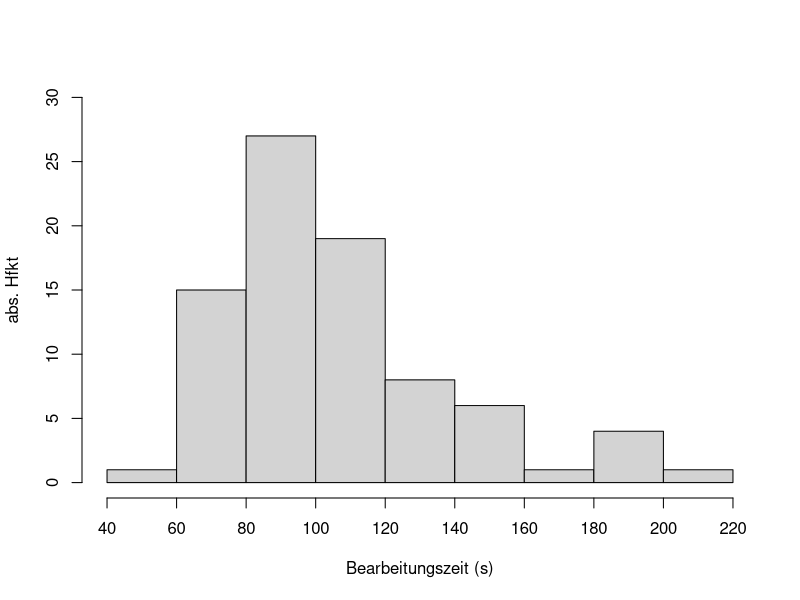
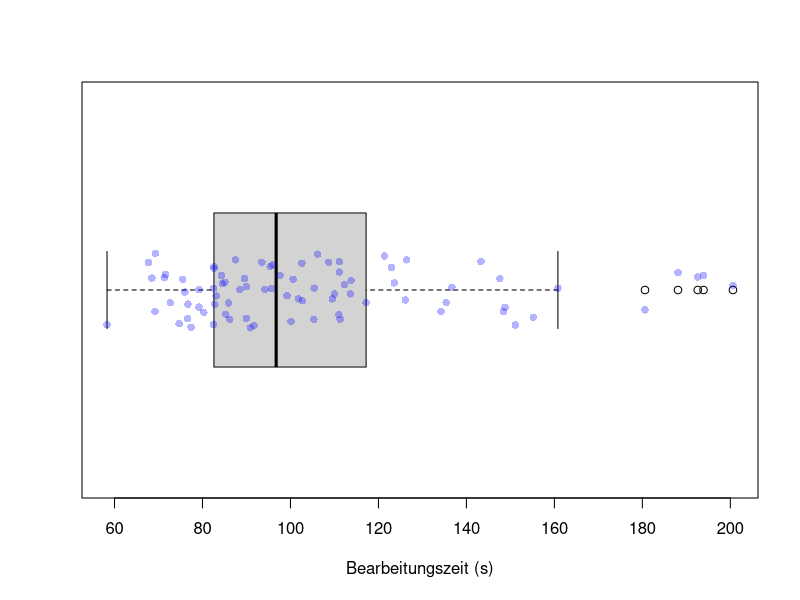
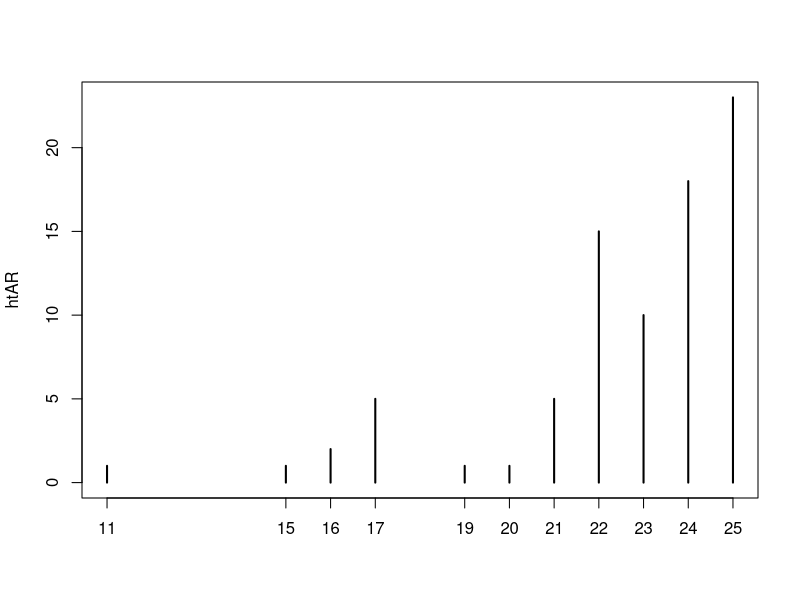
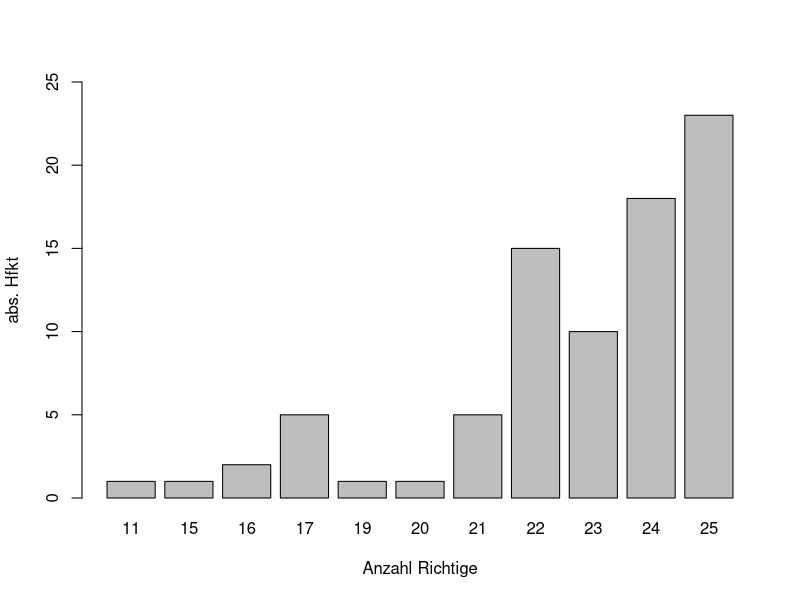
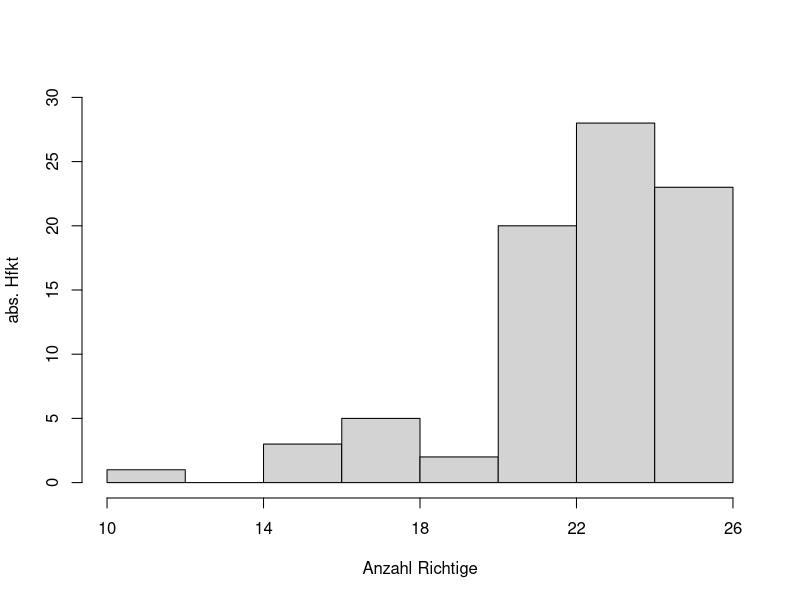
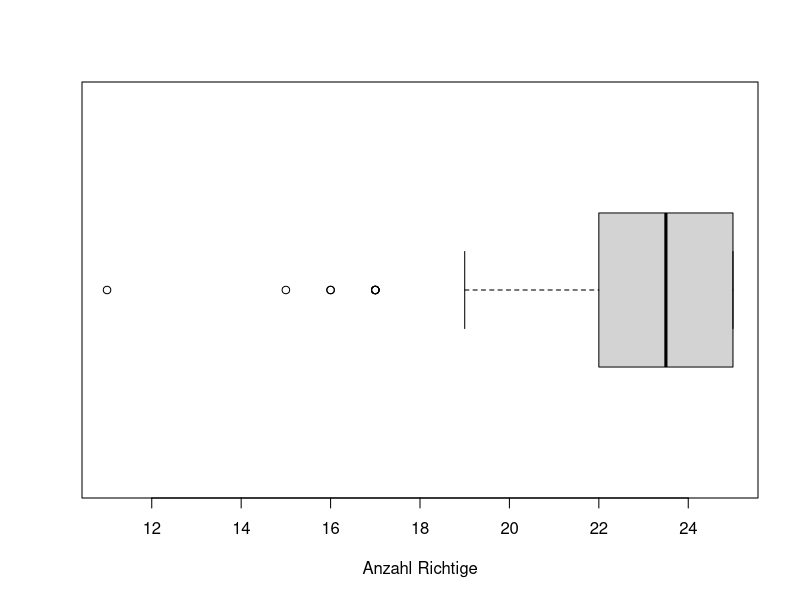
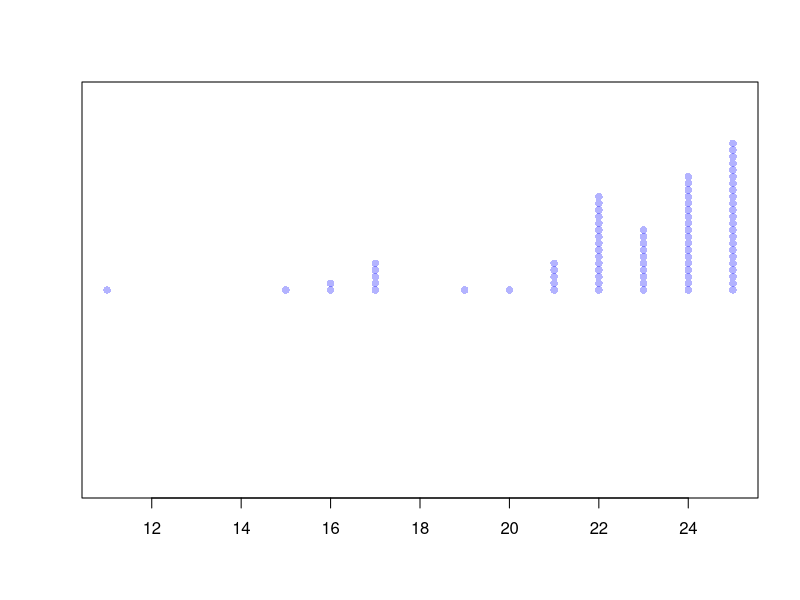
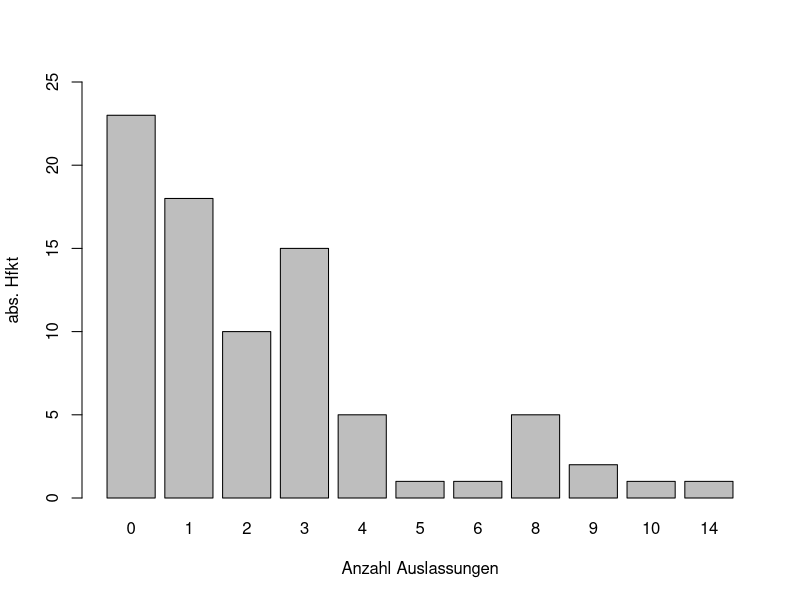

These figures' R source, in order: (Note: this script raises an error after producing the figures.)
##### Fallstudien 1 - Projekt 2
##### Autor: Jorrit Kuehne
#####

library(scales)

setwd("C:/Users/jorri/Documents/GitHub/fallstudien/Projekt 2")

data = read.table("Konzentrationsdaten.txt", header = T)

{
dataG1 = data[data$gruppe == 1, ]
dataG2 = data[data$gruppe == 2, ]
dataG1D1 = dataG1[dataG1$durchgang == 1, ]
dataG1D2 = dataG1[dataG1$durchgang == 2, ]
dataG2D1 = dataG2[dataG2$durchgang == 1, ]
dataG2D2 = dataG2[dataG2$durchgang == 2, ]
dataD1 = data[data$durchgang == 1, ]
dataD2 = data[data$durchgang == 2, ]
dataD1GU = dataD1[dataD1$test_typ == "gu", ]
dataD1UG = dataD1[dataD1$test_typ == "ug", ]
}

n = length(data$id) / 2
n

################## DESKRIPTION ALLER VARIABLEN (UNIVARIAT) #####################

    # gruppe
table(data$gruppe)

    # durchgang (irrelevant -> fuer Jede id liegen 2 Durchgaenge vor)
table(data$durchgang)

    # test_typ (irrelevant -> ableitbar aus gruppe und durchgang)
table(data$test_typ)

    # B (Bearbeitungszeit)

# Kennzahlen
summB = summary(data$B, quantile.type = 2)
summB
sdB = sd(data$B)
sdB

# Histogramm
{
hist(data$B,
     main = "",
     xlim = c(40, 220),
     ylim = c(0,30),
     xlab = "Bearbeitungszeit (s)",
     ylab = "abs. Hfkt",
     xaxt = "n"
     )
axis(1, at = seq(40, 220, 20))
}

# Boxplot
boxplot(data$B,
        horizontal = TRUE,
        xlab = "Bearbeitungszeit (s)"
        )

# 1-D Streudiagramm
stripchart(data$B,
           method = "jitter",
           pch = 16,
           col = alpha("blue", 0.3),
           #vertical = TRUE,
           add = TRUE
           )

    # AR (Anzahl Richtige)

# Kennzahlen
summary(data$AR, quantile.type = 2)
sd(data$AR)

# HauefigkeitsTabelle (gut)
htAR = table(data$AR)
htAR

plot(htAR) # (??)

# Balkendiagramm (gut)
barplot(table(data$AR),
        ylim = c(0, 25),
        xlab = "Anzahl Richtige",
        ylab = "abs. Hfkt"
        )

# Histogramm (hier eher nicht sinnvoll)
{
hist(data$AR,
     ylim = c(0, 30),
     xaxt = "n",
     main = "",
     ylab = "abs. Hfkt",
     xlab = "Anzahl Richtige"
     )
axis(1, at = seq(10, 26, 4))
}

# Boxplot (hier eher nicht sinnvoll)
boxplot(data$AR,
        horizontal = TRUE,
        xlab = "Anzahl Richtige"
        )

# 1-D Streudiagramm (??)
stripchart(data$AR,
           method = "stack",
           pch = 16,
           col = alpha("blue", 0.3),
           #vertical = TRUE,
           #add = TRUE
           )

    # AA (Anzahl Auslassungen) <=> 25 - AR

# Kennzahlen
summary(data$AA, quantile.type = 2)
sd(data$AA)

# HauefigkeitsTabelle ("spiegelt" die von AR)
htAA = table(data$AA)
htAA

# Balkendiagramm ("spiegelt" das von AR)
barplot(table(data$AA),
        ylim = c(0, 25),
        xlab = "Anzahl Auslassungen",
        ylab = "abs. Hfkt"
        )

    # AF (Anzahl Falscher)

# Kennzahlen
summary(data$AF, quantile.type = 2)
sd(data$AF)

# Haeufigkeitstabelle
htAF = table(data$AF)
htAF

# Balkendiagramm
barplot(table(data$AF))


# Versuch von stacked Barplots
m = matrix(data = c(rev(htAR), htAA, htAF, rep(0, 6)), ncol = 3)
t = as.table(m)
colnames(t) = c("AR", "AA", "AF")
t
.
barplot(t,
        horiz = TRUE,
        las = 1,
        #col = c("red", "blue")
        xaxt = "n"
        )

text(x = cumsum(rev(htAR)) - 1, 
     y = 1,
     labels = rev(names(htAR))
     )
text(x = cumsum(htAA) - 1,
     y = 2,
     labels = names(htAA)
     )
text(x = cumsum(htAF) - 1,
     y = 3,
     labels = names(htAF)
     )


    # KL (Konzentrationsleistung)

# Kennzahlen
summary(data$KL, quantile.type = 2)
sd(data$KL)

# Boxplot
boxplot(data$KL,
        horizontal = TRUE,
        xlab = "Konzentrationsleistung"
        )

# Stripchart
stripchart(data$KL,
           method = "jitter",
           pch = 16,
           col = alpha("blue", 0.5),
           xlab = "Konzentrationsleistung",
           add = TRUE
           )

# Histogramm
hist(data$KL,
     breaks = seq(-40, 30, 5))

# Spielerei
#plot(data$KL)
#points(lowess(data$KL), type = "l", col = "red")
#index = 1:82
#abline(lm(data$KL ~ index)$coefficients, col = "blue")

################################################################################

  # DESKRIPTION zu Aufgabe 1 KONZENTRATIONSSCORE

hist(dataD1GU$KL,
     main = "Hist KL Durchgang 1 GU",
     #xlim = c(-30, 20),
     #ylim = c(0, 5),
     breaks = seq(-30, 20, 2)
     )

hist(dataD1UG$KL,
     main = "Hist KL Durchgang 1 UG",
     #xlim = c(-30, 20),
     #ylim = c(0,5),
     breaks = seq(-30, 20, 2)
     )

summary(dataD1GU$KL, quantile.type = 2)
sd(dataD1GU$KL)
summary(dataD1UG$KL, quantile.type = 2)
sd(dataD1UG$KL)

##### DESKRIPTION zu Aufgabe 2

  ### Konzentrationsleistung
hist(dataD1$KL,
     main = "Hist KL Durchgang 1 GES",
     #xlim = c(-30, 20),
     #ylim = c(0, 5),
     breaks = seq(-40, 30, 2)
     )

hist(dataD2$KL,
     main = "Hist KL Durchgang 2 GES",
     #xlim = c(-30, 20),
     #ylim = c(0, 5),
     breaks = seq(-40, 30, 2)
     )

# D1
summary(dataD1$KL, quantile.type = 2)
sd(dataD1$KL)
# D2
summary(dataD2$KL, quantile.type = 2)
sd(dataD1$KL)
# Schauen ob der Quotient NV ist (unnoetig - da 2 stichproben t-test moegl.)
hist(dataD1$KL / dataD2$KL)
shapiro.test(dataD1$KL / dataD2$KL)


  ### Bearbeitungszeit
hist(dataD1$B,
     main = "Hist B Durchgang 1 GES",
     xlim = c(40, 250)
     )

hist(dataD2$B,
     main = "Hist B Durchgang 2 GES"
     )

# D1
summary(dataD1$B, quantile.type = 2)
sd(dataD1$B)
# D2
summary(dataD2$B, quantile.type = 2)
sd(dataD2$B)

##### DESKRIPTION zu Aufgabe 3: Unterschied in Verbesserung der KL?

  # siehe unten Tests zu Aufgabe 3


####################################################
############# ENDE DESKRIPTION #####################
####################################################


# Extremwert (aus allen Datensaetzen) entfernen
{
  data = data[- which(data$id == 14), ]
  dataG1 = data[data$gruppe == 1, ]
  dataG2 = data[data$gruppe == 2, ]
  dataG1D1 = dataG1[dataG1$durchgang == 1, ]
  dataG1D2 = dataG1[dataG1$durchgang == 2, ]
  dataG2D1 = dataG2[dataG2$durchgang == 1, ]
  dataG2D2 = dataG2[dataG2$durchgang == 2, ]
  dataD1 = data[data$durchgang == 1, ]
  dataD2 = data[data$durchgang == 2, ]
  dataD1GU = dataD1[dataD1$test_typ == "gu", ]
  dataD1UG = dataD1[dataD1$test_typ == "ug", ]
}

n = length(data$id) / 2
n

### Tests fuer Aufgabe 1 ###


## Aufgabe 1: durchgang 1 - gruppen unterscheidung 

### Test 2 f test auf gleiche varianzen
var.test(dataG1D1$KL,
         dataG2D1$KL)

#### test 3 zweistichproben t test auf gleiche mittelwerte

# H_0 : dataG1D1$KL = dataG2D1$KL vs
# H_1 : dataG1D1$KL =/= dataG2D1$KL

t.test(dataG1D1$KL,
       dataG2D1$KL, 
       var.equal = T)


### Test fuer Aufgabe 2 ###

## Konzentrationsleistung

# TODO

### Test 2 f test auf gleiche varianzen
var.test(dataD1$KL, dataD2$KL, 
         alternative = "two.sided")
#### test 3 zweistichproben t test auf gleiche mittelwerte

# H_0 : dataD1$KL <= dataD2$KL vs
# H_1 : dataD1$KL <  dataD2$KL


t.test(dataD1$KL, dataD2$KL, 
       alternative = "greater", 
       paired = T)


## Bearbeitungszeit

  # Idee: Differenz D2 - D1 testen auf kleiner null?
deltaB = dataD2$B - dataD1$B
hist(deltaB,
     breaks = seq(-100, 60, 10) 
     )
summary(deltaB, quantile.type = 2)
sd(deltaB)
  
  # Teste deltaB auf Normalverteilung
shapiro.test(deltaB)
  # p = 0.1187
  # -> H0 (deltaB normalverteilt) nicht verwerfbar

  # einstichproben t-Test auf
  # H0 deltaB >= 0  vs  H1: deltaB < 0
t.test(deltaB, alternative = "less", mu = 0)

qqnorm(deltaB)
abline(mean(deltaB), sd(deltaB))

  # AUFGABENTEIL 3

  # Bilde Differenz der KL innerhalb einzelner Gruppen
deltaKLG1 = dataG1D2$KL - dataG1D1$KL
deltaKLG2 = dataG2D2$KL - dataG2D1$KL

  # DESKRIPTION der Differenzen
  # Histogramme
hist(deltaKLG1)
hist(deltaKLG2)
  # Kennzahlen
summary(deltaKLG1, quantile.type = 2)
sd(deltaKLG1)
summary(deltaKLG2, quantile.type = 2)
sd(deltaKLG2)

  # TESTEN der Hypothese

  # TEST auf Normalverteilung  
shapiro.test(deltaKLG1)
shapiro.test(deltaKLG2)
  # NV Annahme (H0) kann nicht abgelehnt werden

  # TEST ob Varianzen gleich
var.test(deltaKLG1, deltaKLG2, alternative = "two.sided")
    # -> Varianzen gleich

  # TEST Zwei-Stichproben t-Test
  # H0: deltaKLG1 <= deltaKLG2  vs  H1: deltaKLG1 > deltaKLG2
t.test(deltaKLG1, deltaKLG2, alternative = "greater",
       var.equal = TRUE)
    # p-Wert = 0.783
    # H0 kann nicht abgelehnt werden

#########################################################


#quantile(dataD1GU$KL, type = 2)

## normal QQ-Plot:

# y-Koordinate: Sample Quantile / sorted Sample Values
# x-Koordinate: theoretische p-Quantile der N(0,1) Vtlg,
#               für p entsprechend dem p der sampleQuantile (berechnet mit ppoints)

# INTERPRETATION:
#
# Wenn die Punkte auf der Winkelhalbierenden liegen kann man eine N(0,1) Vtlg vermuten
# Wenn die Punkte auf einer Linie liegen dann eine lineare Trafo der N(0,1) Vtlg
#   d.h. N(mu, sigma)

#### Wie geht ein QQ Plot? #####
qqnorm(dataD1GU$KL)
qqline(dataD1GU$KL,
       probs = c(0.25, 0.75),
       distribution = qnorm,
       qtype = 2
       )

sq = sort(dataD1GU$KL)  # these are the sample quantiles "y-positions"
ppoints(20) # gibt das "p" an (aus p-Quantil) für das theoretisches Quantil
            # berechnet werden soll, welches dann die "x-Position" darstellt
tq = qnorm(ppoints(20))  # gibt die x-Position an
# hier 20, weil lengtH(dataD1GU$KL) = 20 

plot(tq, sq)  # entspricht plot aus qqnorm


# Idee gerade aus mittelwert = y-Achsenacbschnitt und sd = Steigung
# als Referenz
abline(mean(dataD1GU$KL), 
       sd(dataD1GU$KL),
       col = "red"
       )


  # Lineares Modell und einfacher Konfidenzstreifen für qq plot von dataD1GU$KL
  # wäre viel zu kompliziert und würde methodenteil zu lang machen und ist
  # außerdem mega unnötig - da ich im lm ja auch eine NV annehme...
qqModel = lm(sq ~ tq)
qqModel$coefficients
abline(qqModel$coefficients, col = "blue")

sigma_sq_hat_2 = sum(qqModel$residuals^2) / (20 - 1 - 1)

X = cbind(1, sq)
C2 = solve(t(X) %*% X)

alpha = 0.05
tquantile = qt(1 - alpha / 2, df = 20 - 1 - 1)
g1 = function(xStar) {
  tquantile * sqrt(sigma_sq_hat_2 * (c(1, xStar) %*% C2 %*% c(1, xStar)))
}


tq_star = as.data.frame(tq)
sq_star = predict(qqModel, tq_star)

simpleKIStreifenLower = sq_star - sapply(tq_star$tq, g1) # Untere Grenze Einfacher KI Streifen
simpleKIStreifenUpper = sq_star + sapply(tq_star$tq, g1) # Obere  Grenze Einfacher KI Streifen

points(tq_star$tq, simpleKIStreifenLower, col = "black", type = "l")
points(tq_star$tq, simpleKIStreifenUpper, col = "black", type = "l")



qqplot(tq, sq, conf.level = 0.05)


### Versuch


m = summary(dataD1$KL)[4]
s = sd(dataD1$KL)
hist(dataD1$KL,
     freq = FALSE)

points(dnorm(seq(-10, 10, 0.5), 0, s), type = "l")
  


##### Versuch ###

qSd4 = qnorm(ppoints(20), sd = 4)

plot(tq, qSd4)
abline(0, 1)
abline(0, 4, col = "red")

eQ = qexp(ppoints(20))

plot(tq, eQ)

# qqline (qtype = 2 ! )
qqline(dataD1GU$KL,
       qtype = 2
)


qqnorm(log(dataD1$B))
qqnorm(dataD1$B)


qqnorm(log(dataD2$B))
qqnorm(dataD2$B)

shapiro.test(dataD1$B)
shapiro.test(log(dataD1$B))
